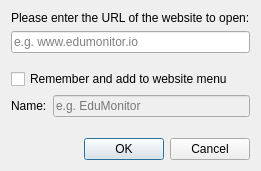
<?xml version="1.0" encoding="UTF-8"?>
<ui version="4.0">
 <author>Tobias Junghans</author>
 <class>OpenWebsiteDialog</class>
 <widget class="QDialog" name="OpenWebsiteDialog">
  <property name="windowTitle">
   <string>Open website</string>
  </property>
  <property name="windowIcon">
   <iconset resource="desktopservices.qrc">
    <normaloff>:/desktopservices/internet-web-browser.png</normaloff>:/desktopservices/internet-web-browser.png</iconset>
  </property>
  <layout class="QGridLayout" name="gridLayout">
   <item row="4" column="1">
    <widget class="QLineEdit" name="presetNameEdit">
     <property name="enabled">
      <bool>false</bool>
     </property>
     <property name="placeholderText">
      <string>e.g. EduMonitor</string>
     </property>
    </widget>
   </item>
   <item row="3" column="0" colspan="2">
    <widget class="QCheckBox" name="rememberCheckBox">
     <property name="text">
      <string>Remember and add to website menu</string>
     </property>
    </widget>
   </item>
   <item row="2" column="0" colspan="2">
    <spacer name="verticalSpacer">
     <property name="orientation">
      <enum>Qt::Vertical</enum>
     </property>
     <property name="sizeHint" stdset="0">
      <size>
       <width>20</width>
       <height>10</height>
      </size>
     </property>
    </spacer>
   </item>
   <item row="6" column="0" colspan="2">
    <widget class="QDialogButtonBox" name="buttonBox">
     <property name="standardButtons">
      <set>QDialogButtonBox::Cancel|QDialogButtonBox::Ok</set>
     </property>
    </widget>
   </item>
   <item row="1" column="0" colspan="2">
    <widget class="QLineEdit" name="websiteLineEdit">
     <property name="placeholderText">
      <string>e.g. www.edumonitor.io</string>
     </property>
    </widget>
   </item>
   <item row="0" column="0" colspan="2">
    <widget class="QLabel" name="label_3">
     <property name="text">
      <string>Please enter the URL of the website to open:</string>
     </property>
    </widget>
   </item>
   <item row="4" column="0">
    <widget class="QLabel" name="label">
     <property name="text">
      <string>Name:</string>
     </property>
    </widget>
   </item>
   <item row="5" column="0" colspan="2">
    <spacer name="verticalSpacer_2">
     <property name="orientation">
      <enum>Qt::Vertical</enum>
     </property>
     <property name="sizeHint" stdset="0">
      <size>
       <width>20</width>
       <height>15</height>
      </size>
     </property>
    </spacer>
   </item>
  </layout>
 </widget>
 <tabstops>
  <tabstop>websiteLineEdit</tabstop>
  <tabstop>rememberCheckBox</tabstop>
  <tabstop>presetNameEdit</tabstop>
 </tabstops>
 <resources>
  <include location="desktopservices.qrc"/>
 </resources>
 <connections>
  <connection>
   <sender>buttonBox</sender>
   <signal>accepted()</signal>
   <receiver>OpenWebsiteDialog</receiver>
   <slot>accept()</slot>
   <hints>
    <hint type="sourcelabel">
     <x>199</x>
     <y>384</y>
    </hint>
    <hint type="destinationlabel">
     <x>199</x>
     <y>206</y>
    </hint>
   </hints>
  </connection>
  <connection>
   <sender>buttonBox</sender>
   <signal>rejected()</signal>
   <receiver>OpenWebsiteDialog</receiver>
   <slot>reject()</slot>
   <hints>
    <hint type="sourcelabel">
     <x>199</x>
     <y>384</y>
    </hint>
    <hint type="destinationlabel">
     <x>199</x>
     <y>206</y>
    </hint>
   </hints>
  </connection>
  <connection>
   <sender>rememberCheckBox</sender>
   <signal>toggled(bool)</signal>
   <receiver>presetNameEdit</receiver>
   <slot>setEnabled(bool)</slot>
   <hints>
    <hint type="sourcelabel">
     <x>225</x>
     <y>273</y>
    </hint>
    <hint type="destinationlabel">
     <x>225</x>
     <y>315</y>
    </hint>
   </hints>
  </connection>
 </connections>
</ui>
